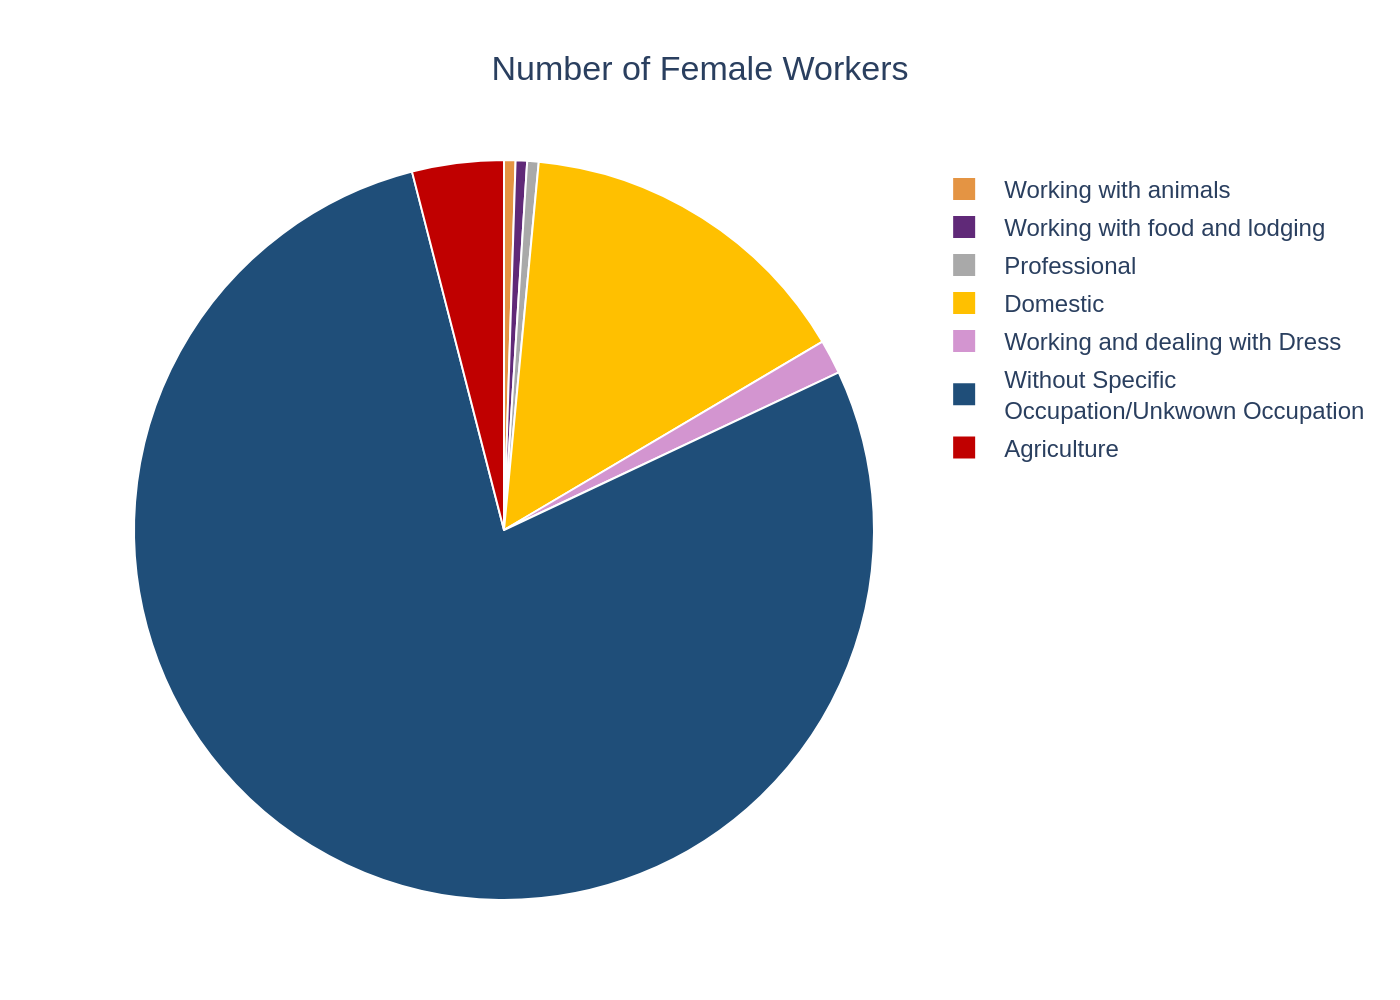

Source code (Python):
import sys
import json
import plotly.graph_objects as go
from pathlib import Path

# Ensure a JSON file path is provided as a command-line argument
if len(sys.argv) != 2:
    print(f"Usage: python {Path(__file__).name} <json_file_path>")
    sys.exit(1)

json_file_path = Path(sys.argv[1])

# Verify that the specified JSON file exists
if not json_file_path.is_file():
    print(f"Error: File not found at {json_file_path}")
    sys.exit(1)

# Load the chart data from the JSON file
with open(json_file_path, 'r', encoding='utf-8') as f:
    config = json.load(f)

# Extract data, texts, and colors from the loaded configuration
chart_data = config.get('chart_data', [])
texts = config.get('texts', {})
colors = config.get('colors', [])

# Prepare data for the Plotly pie chart
labels = [item['label'] for item in chart_data]
values = [item['value'] for item in chart_data]

# Create the figure and add the pie chart trace
fig = go.Figure()

fig.add_trace(go.Pie(
    labels=labels,
    values=values,
    marker=dict(colors=colors, line=dict(color='#FFFFFF', width=1)),
    hoverinfo='label+percent',
    textinfo='none',
    sort=False,  # Preserve the order of slices as defined in the JSON data
    direction='clockwise'
))

# Construct the title string, including a subtitle if present
title_text = texts.get('title', '')
if texts.get('subtitle'):
    title_text += f"<br><sub>{texts['subtitle']}</sub>"

# Update the layout of the chart
fig.update_layout(
    title=dict(
        text=title_text,
        x=0.5,
        xanchor='center'
    ),
    font=dict(
        family="Arial",
        size=12
    ),
    showlegend=True,
    legend=dict(
        traceorder='normal'  # Ensure legend order matches data order
    ),
    margin=dict(t=80, b=50, l=50, r=50),
    paper_bgcolor='white',
    plot_bgcolor='white'
)

# Define the output image file path based on the input JSON file name
output_image_path = json_file_path.with_suffix('.png')

# Save the chart to a PNG file with a high resolution
fig.write_image(output_image_path, scale=2)

print(f"Chart saved to {output_image_path}")
